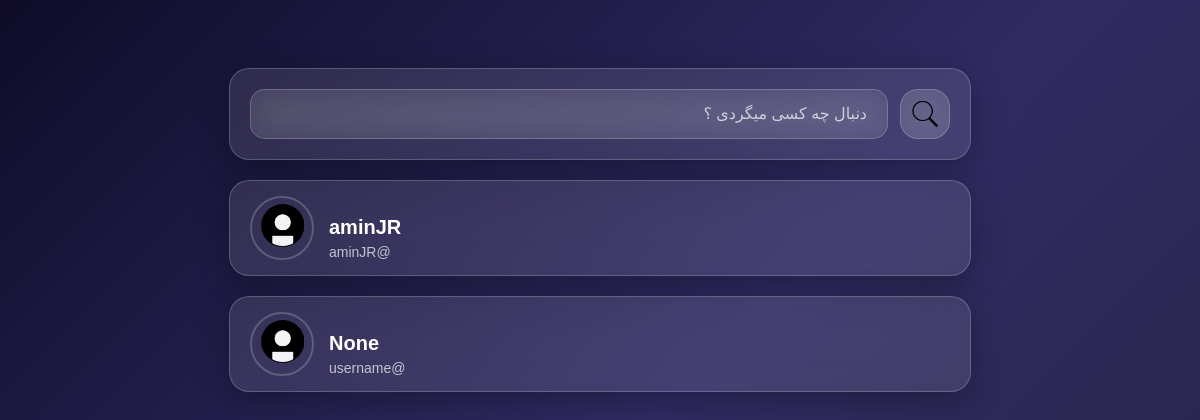
The page /profiles/adminJR/following/ on the database as committed earlier.
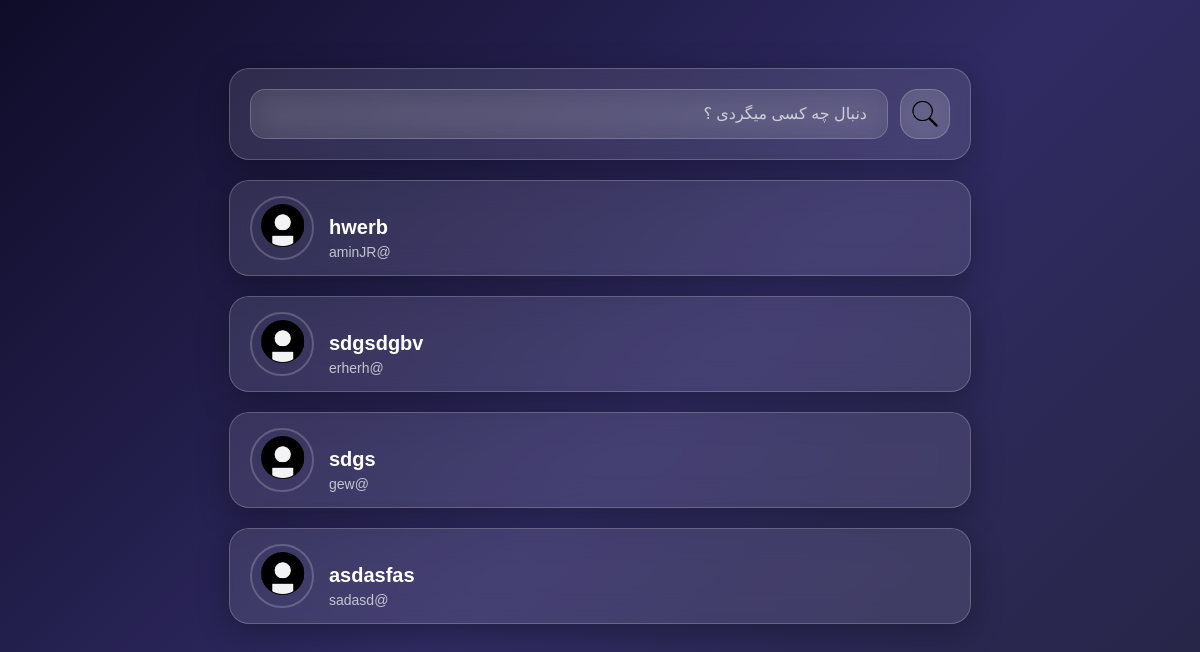
The same page on the database as committed later.
### apps/accounts/models.py (models this page shows, shortened)
class Profile(models.Model):
    user = models.OneToOneField(User, on_delete=models.CASCADE, related_name="profile")
    username = models.CharField(max_length=25, blank=True, null=True)
    first_name = models.CharField(max_length=25, blank=True, null=True)
    last_name = models.CharField(max_length=255, blank=True, null=True)
    description = models.TextField(blank=True, null=True)
    image = models.ImageField(upload_to="profiles/", blank=True, null=True,default="/profile-Guest.png")
    created_date = models.DateTimeField(auto_now_add=True)
    updated_date = models.DateTimeField(auto_now=True)

### apps/profiles/views.py (the view)
# urls.py: path("<str:username>/<str:relation_type>/", user_relations_list, name="user_relations"),
def user_relations_list(request, username, relation_type):
    target_profile = get_object_or_404(Profile, username=username)
    search_query = request.GET.get('search', '')
    if relation_type == 'followers':
        profiles = Profile.objects.filter(following_relations__following=target_profile).select_related('user')
        template_name = 'profiles/follower.html'
    elif relation_type == 'following':
        profiles = Profile.objects.filter(follower_relations__follower=target_profile).select_related('user')
        template_name = 'profiles/following.html'
    else:
        return redirect('profiles:profile', username=username)
    if search_query:
        profiles = profiles.filter(
            models.Q(username__icontains=search_query) |
            models.Q(first_name__icontains=search_query)
        )
    follow_set = set()
    if request.user.is_authenticated:
        follow_set = set(
            Follow.objects.filter(
                follower=request.user.profile
            ).values_list("following_id", flat=True)
        )
    context = {
        'target_profile': target_profile,
        'profiles_list': profiles,
        'follow_set': follow_set,
        'search_query': search_query,
    }
    return render(request, template_name, context)

### templates/profiles/following.html (shortened to what this page needs)
{% load static %}
<!DOCTYPE html>
<html lang="fa" dir="rtl">
<head>
    <link rel="stylesheet" href="{% static 'css/following.css' %}">
</head>
<body>
<div class="search-box">
        <form method="get" action="" class="search-container">
            <input
                type="text"
                name="search"
                class="search-input"
                placeholder="دنبال چه کسی میگردی ؟"
                value="{{ search_query }}"> <button type="submit" class="search-btn">
                <img src="/media/search-btn.png" alt="Search">
            </button>
        </form>
    </div>
    {% for person in profiles_list %}
    <div class="follower-div">
        <div class="user-info">
            <img src="{% if person.image %}{{ person.image.url }}{% else %}{% static 'images/profile-Guest.png' %}{% endif %}" alt="Profile" class="img-follower">
            <div class="user-text">
                <a href="{% url 'profiles:profile' person.username %}" style="text-decoration: none; color: inherit;">
                    <h3>{{ person.first_name|default:person.username }}</h3>
                </a>
                <span>@{{ person.username|default:"username" }}</span>
            </div>
        </div>
    </div>
    {% empty %}
        <div style="text-align: center; margin-top: 20px; color: #666;">این کاربر کسی را دنبال نمی‌کند.</div>
    {% endfor %}
</body>
</html>

Rows that differ between the two databases and show on the page:
changed Profile "aminJR": first_name "aminJR" → "hwerb"
changed Profile: first_name "None" → "sdgsdgbv"; username "username" → "erherh"
added Profile: image (picture), first_name "sdgs", username "gew"
added Profile: image (picture), first_name "asdasfas", username "sadasd"
